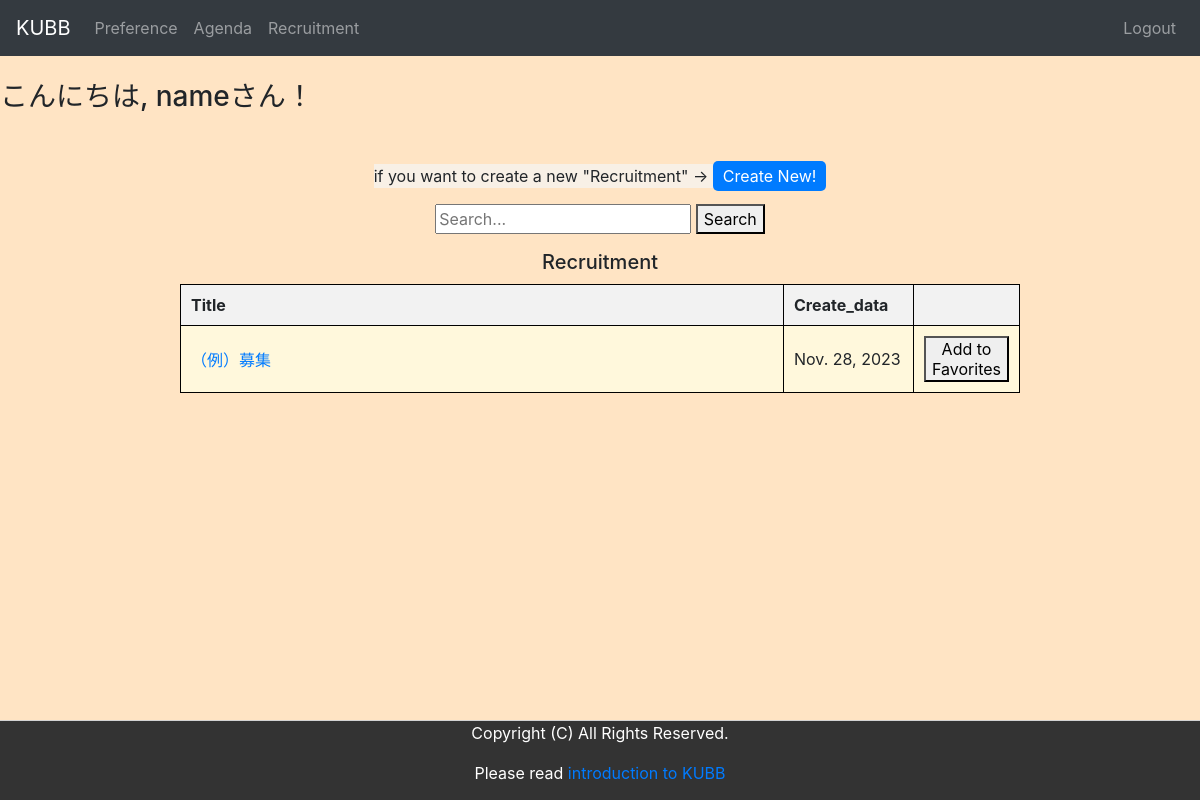
Screenshot of /recruitment_list/ (signed in) with the database file from the repository.
### accounts/models.py (models this page shows, shortened)
class CustomUser(AbstractBaseUser, PermissionsMixin):
    username = models.CharField(default='', max_length=10, unique=True)
    email = models.EmailField(unique=True)
    is_staff = models.BooleanField(default=False)
    is_active = models.BooleanField(default=True)
    date_joined = models.DateTimeField(auto_now_add=True)
    icon_id = models.IntegerField(default=0)
    USERNAME_FIELD = 'username'
    EMAIL_FIELD = "email"
    REQUIRED_FIELDS = ["email"]
    objects = MyUserManager()

### dream/models.py (models this page shows, shortened)
class Recruitment(models.Model):
    title = models.CharField(max_length=50,unique=True)
    body = models.CharField(max_length=200)
    adress = models.CharField(max_length=20,blank=False,default='adress')
    create_date = models.DateField( auto_now=True)
    tags = models.ManyToManyField(Recruitment_Tag, blank=True)
    author = models.CharField(max_length=50, blank=True)

### dream/views.py (the view)
# urls.py: path('recruitment_list/', views.recruitment_list, name='recruitment_list'),
@login_required
def recruitment_list(request):
    all_data = Recruitment.objects.all().order_by('-create_date')
    context = {
        'all_data':all_data,
    }
    return render(request, 'dream/recruitment_list.html', context)

### dream/templates/dream/recruitment_list.html (shortened to what this page needs)
{% extends "dream/base.html" %}
{% block content %}
{% if request.user.is_authenticated %}
        <div class="greeting">
            <h3>
                   こんにちは, {{ user.username }}さん！
            </h3>
        </div>
        {% endif %}
<div class="gray-box">
    <div class="center-content">
        <span class="create">if you want to create a new "Recruitment" → <a href="{% url 'dream:recruitment_create' %}" class="create-button">Create New!</a></span>
            <form method="get" action="{% url 'dream:recruitment_search' %}">
                <input type="text" name="keyword" value="{{ keyword }}" placeholder="Search...">
                <button type="submit">Search</button>
            </form>
           <table>
                <h1>Recruitment</h1>
                <tr>
                    <th>Title</th>
                    <th style="width: 130px;">Create_data</th>
                    <th style="width: 60px;"></th>
                <tr>
                {% for i in all_data %}
                <tr>
                    <td><a href="{% url 'dream:detail' title=i.title %}" >{{ i.title }}</a></td>
                    <td>{{ i.create_date }}</td>
                    <td><form action="{% url 'dream:recruitment_like' room_name=i.title %}" method="POST">
                            <button type="submit" class="favorite_button">Add to Favorites</button>
                        </form>
                    </td>
                </tr>
                {% endfor %}
            </table>
    </div>
</div>
{% endblock %}

### dream/templates/dream/recruitment_list.html (style rules this page uses)
.greeting { width:100%; }
h3 { width:80%; }
.gray-box { margin-bottom: 80px; }
.create { background-color: rgba(245, 245, 245, 0.7); }
.create-button { text-decoration: none; background-color: #007BFF; color: white; padding: 5px 10px; border-radius: 5px; }
h1 { font-size: 20px; margin-bottom: 10px; }
table { width: 70%; border-collapse: collapse; margin-bottom: 20px; }
th { background-color: #f2f2f2; }
th, td { padding: 10px; text-align: left; border-bottom: 1px solid #ddd; vertical-align: middle; }
.center-content h1 { text-align: left; }
.favorite_button { float: right; }
table td, table th { padding: 10px; vertical-align: middle; }

### dream/templates/dream/base.html (style rules this page uses)
body { margin: 0; padding: 0; background-color: #FFE4C4; }
.center-content { display: flex; flex-direction: column; align-items: center; text-align: center; margin-top: 50px; }
th { background-color: #f2f2f2; }
th, td { padding: 10px; text-align: left; border: 1.5px solid black; vertical-align: middle; }
td { background-color: #FFF8DC; }

### rows the page displays
CustomUser: username "name"
Recruitment: title "（例）募集", create_date "Nov. 28, 2023"
